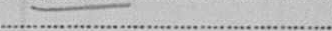
#> input picture output/image_processor_samples/007625911_007625911_00105_22_grayscale.png, 332 x 31 px, given as the content of the folder data/snippets, which was not available
$ python image_processor.py
#> lines starting #> are read from the running program, lines starting #| are printed output that depends on the picture
import cv2
import numpy as np
from pathlib import Path
import random

class SimplePreprocessor:
    def __init__(self):
        pass

    def convert_to_grayscale(self, image):
        # Convert RGB image to grayscale
        return cv2.cvtColor(image, cv2.COLOR_BGR2GRAY)

    def enhance_contrast(self, image):
        # Enhance contrast using CLAHE
        clahe = cv2.createCLAHE(clipLimit=2.0, tileGridSize=(8,8))
        return clahe.apply(image)

    def preprocess_sample_images(self, input_dir, num_samples=5):
        # Select a limited number of images
#> called with input_dir = 'data/snippets', num_samples = 100
        input_path = Path(input_dir)
        images = list(input_path.glob('*.png'))
        selected_images = random.sample(images, min(num_samples, len(images)))

        # Define the output path for the samples inside the output folder
        output_dir = Path("output/image_processor_samples")
        output_dir.mkdir(parents=True, exist_ok=True)

        for image_path in selected_images:
            # Process each selected image
            image = cv2.imread(str(image_path))
#> image is the input picture: shape (31, 332, 3); min 57, max 217, mean 186.7
            if image is None:
                print(f"Could not read image: {image_path}")
                continue

            # Apply preprocessing steps and save each stage
            gray = self.convert_to_grayscale(image)
            enhanced = self.enhance_contrast(gray)
#> in enhance_contrast, `return clahe.apply(image)`:
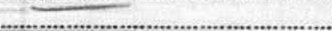
#> returned value: shape (31, 332); min 35, max 255, mean 222.8

            # Save original, grayscale, and enhanced images inside the 'output/image_processor_samples' folder
            cv2.imwrite(str(output_dir / f"{image_path.stem}_original.png"), image)
            cv2.imwrite(str(output_dir / f"{image_path.stem}_grayscale.png"), gray)
            cv2.imwrite(str(output_dir / f"{image_path.stem}_enhanced.png"), enhanced)

        print(f"Sample images saved to {output_dir}")

# Usage example
preprocessor = SimplePreprocessor()
preprocessor.preprocess_sample_images('data/snippets', num_samples=100)  # Adjust the directory as needed

$ run again, on output/image_processor_samples/007625911_007625911_03861_22_grayscale.png
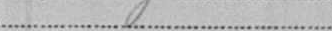
#> input picture output/image_processor_samples/007625911_007625911_03861_22_grayscale.png, 332 x 31 px, given as the content of the folder data/snippets, which was not available
#> in preprocess_sample_images, image is the input picture: shape (31, 332, 3); min 48, max 212, mean 184.6
#> in enhance_contrast, `return clahe.apply(image)`:
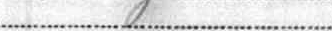
#> returned value: shape (31, 332); min 27, max 255, mean 223.2

$ run again, on output/image_processor_samples/007625955_007625955_00155_22_grayscale.png
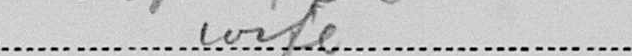
#> input picture output/image_processor_samples/007625955_007625955_00155_22_grayscale.png, 632 x 56 px, given as the content of the folder data/snippets, which was not available
#> in preprocess_sample_images, image is the input picture: shape (56, 632, 3); min 0, max 252, mean 196.8
#> in enhance_contrast, `return clahe.apply(image)`:
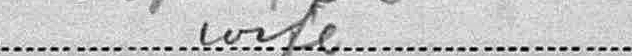
#> returned value: shape (56, 632); min 2, max 255, mean 197

$ run again, on output/image_processor_samples/007625955_007625955_00489_22_grayscale.png
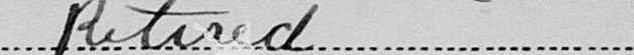
#> input picture output/image_processor_samples/007625955_007625955_00489_22_grayscale.png, 634 x 55 px, given as the content of the folder data/snippets, which was not available
#> in preprocess_sample_images, image is the input picture: shape (55, 634, 3); min 0, max 250, mean 189.9
#> in enhance_contrast, `return clahe.apply(image)`:
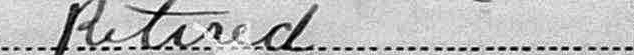
#> returned value: shape (55, 634); min 1, max 255, mean 188
